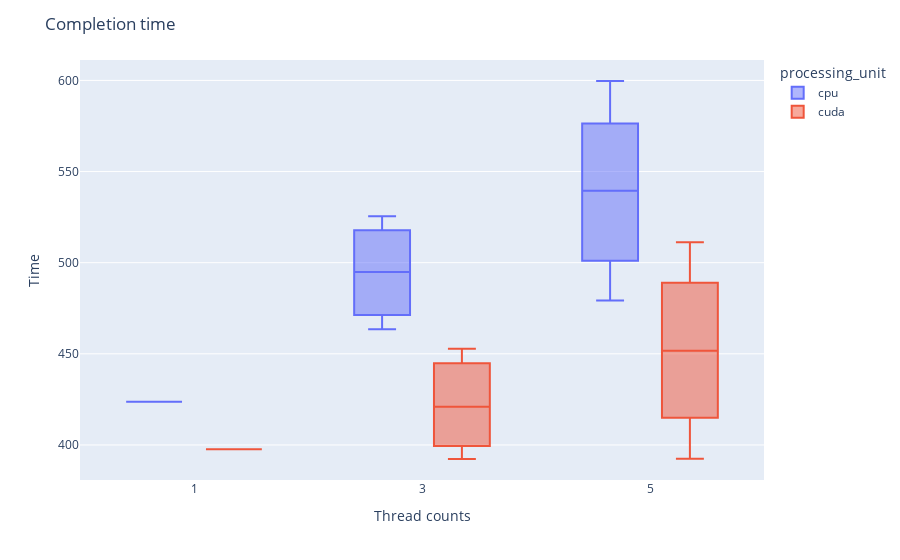

Source (notebook cell):
### Code cell
fig = px.box(df, x="thread_n", y="time", color="processing_unit")
fig.update_layout(xaxis=dict(title='Thread counts'), yaxis=dict(title='Time'), showlegend=True,
                  title='Completion time')
fig.show()
fig.write_image("metrics/Boxplot time by thread groups.pdf")

### Figure 1 — Plotly figure (JSON) as saved in the notebook; plotly's stock layout.template omitted (floating-point values rounded to 4 significant figures)
{"data": [{"alignmentgroup": "True", "hovertemplate": "processing_unit=cpu<br>thread_n=%{x}<br>time=%{y}<extra></extra>", "legendgroup": "cpu", "marker": {"color": "#636efa"}, "name": "cpu", "notched": false, "offsetgroup": "cpu", "orientation": "v", "showlegend": true, "type": "box", "x": [1, 3, 3, 3, 5, 5, 5, 5, 5], "x0": " ", "xaxis": "x", "y": [423.7, 525.5, 463.5, 494.9, 539.5, 568.6, 508.3, 479.3, 599.7], "y0": " ", "yaxis": "y"}, {"alignmentgroup": "True", "hovertemplate": "processing_unit=cuda<br>thread_n=%{x}<br>time=%{y}<extra></extra>", "legendgroup": "cuda", "marker": {"color": "#EF553B"}, "name": "cuda", "notched": false, "offsetgroup": "cuda", "orientation": "v", "showlegend": true, "type": "box", "x": [1, 3, 3, 3, 5, 5, 5, 5, 5], "x0": " ", "xaxis": "x", "y": [397.6, 392.3, 452.8, 420.9, 392.4, 481.6, 511.3, 422.4, 451.6], "y0": " ", "yaxis": "y"}], "layout": {"autosize": true, "boxmode": "group", "legend": {"title": {"text": "processing_unit"}, "tracegroupgap": 0}, "margin": {"t": 60}, "showlegend": true, "title": {"text": "Completion time"}, "xaxis": {"anchor": "y", "autorange": true, "domain": [0, 1], "range": [0, 6], "title": {"text": "Thread counts"}, "type": "linear"}, "yaxis": {"anchor": "x", "autorange": true, "domain": [0, 1], "range": [380.8, 611.2], "title": {"text": "Time"}, "type": "linear"}}}
